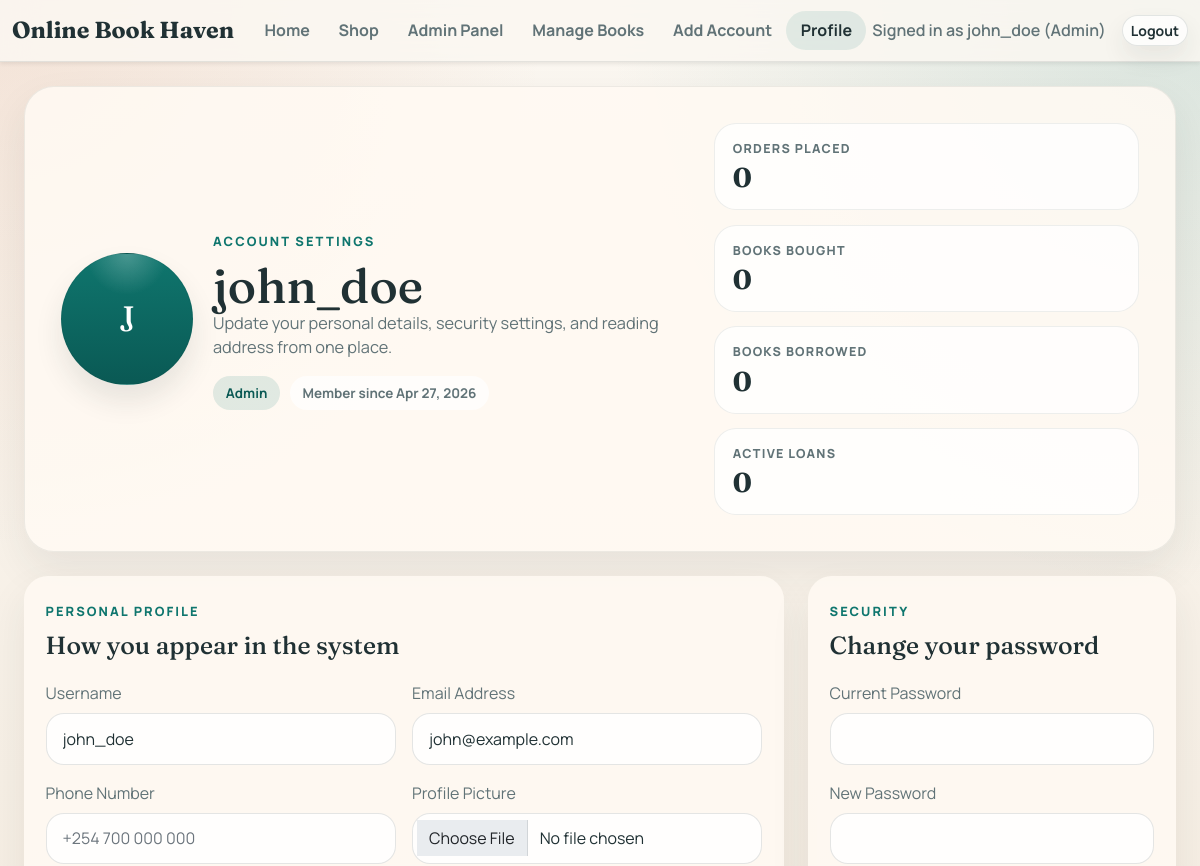
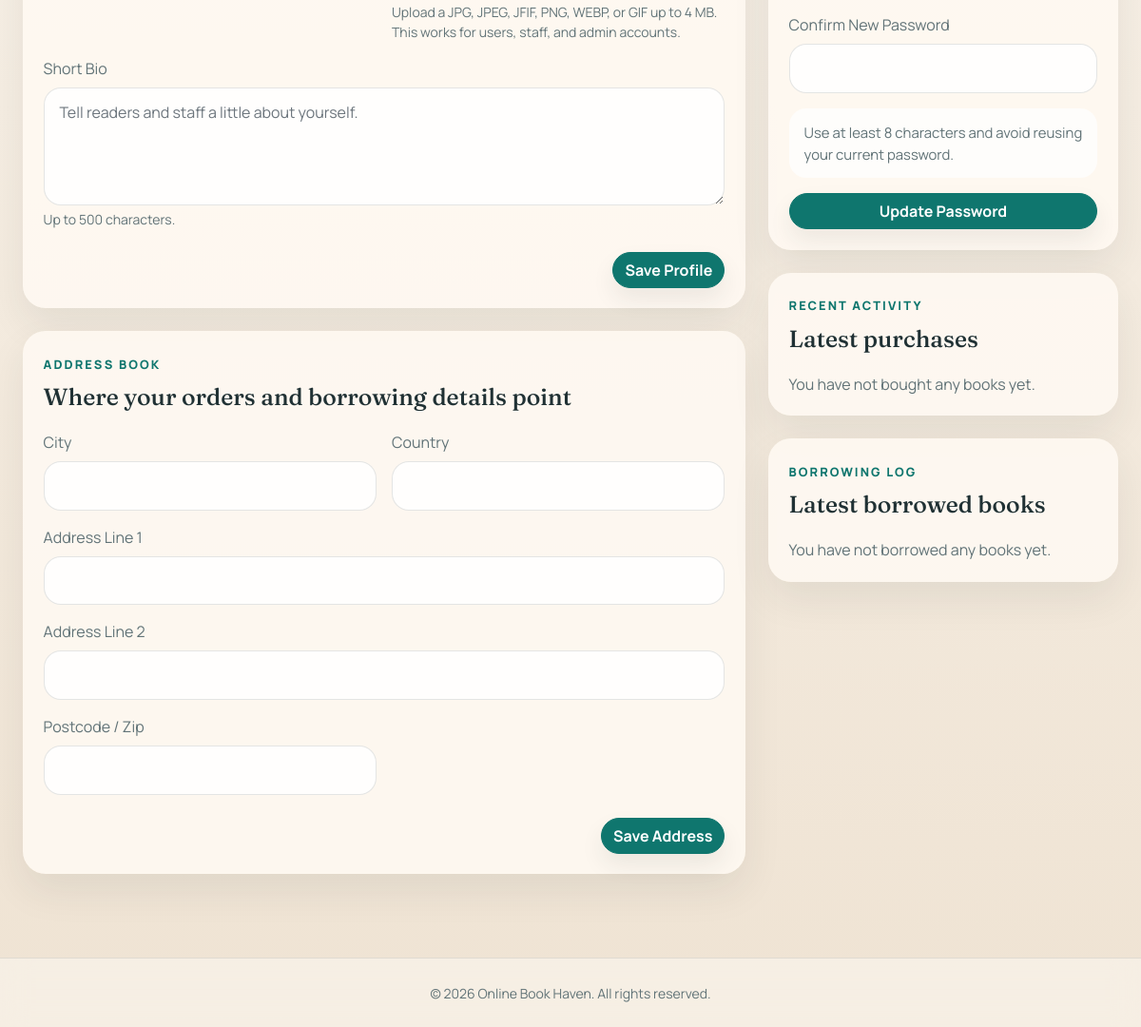
/user-profile.php (signed in), run on the app's committed database (2 pictures, top to bottom).
### tables this page shows
CREATE TABLE IF NOT EXISTS users (
    user_id BIGINT UNSIGNED NOT NULL AUTO_INCREMENT,
    username VARCHAR(50) NOT NULL,
    email VARCHAR(100) NOT NULL,
    role ENUM('admin', 'staff', 'user') NOT NULL DEFAULT 'user',
    phone_number VARCHAR(30) DEFAULT NULL,
    profile_image VARCHAR(255) DEFAULT NULL,
    bio TEXT DEFAULT NULL,
    pwd TEXT NOT NULL,
    created_at TIMESTAMP NULL DEFAULT CURRENT_TIMESTAMP,
    is_delete TINYINT(1) DEFAULT 0,
    PRIMARY KEY (user_id),
    UNIQUE KEY username (username),
    UNIQUE KEY email (email)
);

### user-profile.php (the view, shortened to what the rows shown need)
<?php
require_once __DIR__ . '/user.php';
$currentUser = require_login();
function profile_format_date(?string $value): string
{
    $timestamp = strtotime($value);
    return date('M j, Y', $timestamp);
}
function profile_initials(string $name): string
{
    $parts = preg_split('/\s+/', trim($name)) ?: [];
    $letters = '';
    foreach ($parts as $part) {
        if ($part !== '') {
            $letters .= strtoupper($part[0]);
        }
    }
    return $letters !== '' ? $letters : 'OB';
}
$profileStmt = $conn->prepare(
    'SELECT user_id, username, email, role, phone_number, profile_image, bio, pwd, created_at
     FROM users
     WHERE user_id = ? AND is_delete = 0
     LIMIT 1'
);
$profileStmt->bind_param('i', $currentUser['uid']);
$profileStmt->execute();
$profileUser = $profileStmt->get_result()->fetch_assoc();
$username = (string) $profileUser['username'];
$email = (string) $profileUser['email'];
$profileImage = (string) ($profileUser['profile_image'] ?? '');
$profileRole = ucfirst((string) ($profileUser['role'] ?? 'user'));
$profileInitials = profile_initials($username);
$profileImageAlt = $username . ' profile photo';
$memberSince = profile_format_date((string) ($profileUser['created_at'] ?? ''));
require_once __DIR__ . '/header.php';
?>
<main class="profile-shell">
    <div class="container-fluid px-4 py-4">
        <section class="profile-hero-card mb-4">
            <div class="profile-hero-main">
                <div class="profile-avatar-wrap">
                    <?php if ($profileImage !== ''): ?>
                        <img class="profile-avatar" src="<?= htmlspecialchars($profileImage) ?>" alt="<?= htmlspecialchars($profileImageAlt) ?>">
                    <?php else: ?>
                        <div class="profile-avatar profile-avatar-fallback"><?= htmlspecialchars($profileInitials) ?></div>
                    <?php endif; ?>
                </div>
                <div>
                    <span class="profile-kicker">Account settings</span>
                    <h1><?= htmlspecialchars($username) ?></h1>
                    <p class="profile-hero-copy mb-0">Update your personal details, security settings, and reading address from one place.</p>
                    <div class="profile-badges mt-3">
                        <span class="profile-pill"><?= htmlspecialchars($profileRole) ?></span>
                        <span class="profile-pill is-muted">Member since <?= htmlspecialchars($memberSince) ?></span>
                    </div>
                </div>
            </div>
        </section>
        <div class="row g-4">
            <div class="col-xl-8">
                <div class="profile-panel card border-0 mb-4">
                    <div class="card-header border-0">
                        <h2 class="profile-section-title">How you appear in the system</h2>
                    </div>
                    <div class="card-body">
                        <form method="post" enctype="multipart/form-data">
                            <div class="row g-3">
                                <div class="col-md-6">
                                    <label class="form-label" for="username">Username</label>
                                    <input class="form-control" id="username" type="text" name="username" value="<?= htmlspecialchars($username) ?>" required>
                                </div>
                                <div class="col-md-6">
                                    <label class="form-label" for="email">Email Address</label>
                                    <input class="form-control" id="email" type="email" name="email" value="<?= htmlspecialchars($email) ?>" required>
                                </div>
                            </div>
                        </form>
                    </div>
                </div>
                <div class="profile-panel card border-0">
                    <div class="card-header border-0">
                        <h2 class="profile-section-title">Where your orders and borrowing details point</h2>
                    </div>
                </div>
            </div>
            <div class="col-xl-4">
                <div class="profile-panel card border-0 mb-4">
                    <div class="card-header border-0">
                        <h2 class="profile-section-title">Change your password</h2>
                    </div>
                </div>
                <div class="profile-panel card border-0 mb-4">
                    <div class="card-header border-0">
                        <h2 class="profile-section-title">Latest purchases</h2>
                    </div>
                </div>
                <div class="profile-panel card border-0">
                    <div class="card-header border-0">
                        <h2 class="profile-section-title">Latest borrowed books</h2>
                    </div>
                </div>
            </div>
        </div>
    </div>
</main>
<?php require_once __DIR__ . '/footer.php'; ?>

### data on the page
users: username "J", username "john_doe", role "Admin", created_at "Apr 27, 2026", email "john@example.com"

### other printed values
$panelLabel "Admin Panel"
$sessionUser['username'] "john_doe"
$sessionUser['role'] "Admin"
$purchaseSummary['total_orders'] "0"
$purchaseSummary['books_bought'] "0"
$borrowSummary['books_borrowed'] "0"
$borrowSummary['active_loans'] "0"
